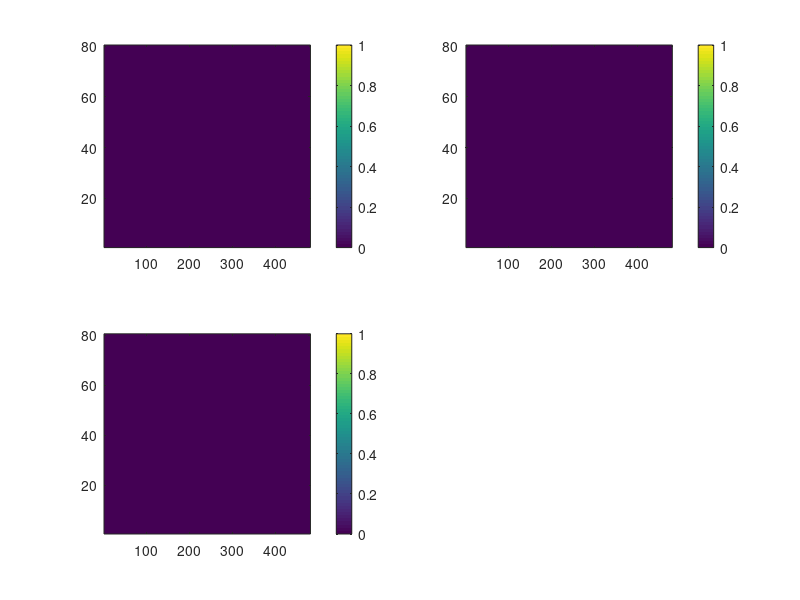

The MATLAB source for this figure: (Note: this script raises an error after producing the figure.)
clear; clc;

% Parameters (audio)
sr = 44100;
filepath = '/MATLAB Drive/.Trash-1000600715/files/sample-12s.mp3';
n_fft = 4096;
hop_length = round(n_fft / 4 * 3);
overlap = n_fft - hop_length;
n_plot_tf = 80;
n_freqs = n_fft / 2 + 1;
f_max_idx = 480;
window = hamming(n_fft);

% Parameters (plot, video)
fps = 1.0;

% Initialize variables
amp = zeros(n_plot_tf, f_max_idx);
random_frequency_idx = randi([1, f_max_idx], 1, 5);
amp4 = cell(1, numel(random_frequency_idx));
vmax = 1.0;
vmin = 0.0;

% Create subplots
figure;
subplot(2, 2, 1);
image1 = imagesc(amp, [vmin, vmax]);
colorbar;
axis xy;

subplot(2, 2, 2);
image2 = imagesc(amp, [vmin, vmax]);
colorbar;
axis xy;

subplot(2, 2, 3);
image3 = imagesc(amp, [vmin, vmax]);
colorbar;
axis xy;

pretime = tic;

% Read and process audio frames
[y, fs] = audioread(filepath);
amp4 = cell(1, numel(random_frequency_idx));
amp_max = 1;

for index = 1:hop_length:(length(y) - n_fft)
    block = y(index:(index + n_fft - 1));
    
    % Compute the Short-Time Fourier Transform (STFT)
    stft_result = spectrogram(block, window, overlap, n_fft, fs);
    
    % Get the relevant frequencies (summing magnitudes of the STFT result)
    relevant_freqs = sum(abs(stft_result(1:f_max_idx, :)), 1);
    
    amp(end, :) = relevant_freqs;

    % Add random noise to selected frequencies
    amp2 = zeros(size(amp));
    for i = 1:numel(random_frequency_idx)
        noise_level = rand(1);
        amp2(:, random_frequency_idx(i)) = noise_level;
    end

    amp2 = amp2 * (vmax / max(amp2(:)));

    amp3 = amp + amp2;

    set(image1, 'CData', amp');
    set(image2, 'CData', amp2');
    set(image3, 'CData', amp3');

    time_diff = toc(pretime);
    fps = 1 / time_diff;
    pretime = tic;

    pause(0.001);

    amp(1:(end - 1), :) = amp(2:end, :);
    for i = 1:numel(random_frequency_idx)
        amp4{i} = [amp4{i}; amp2(:, random_frequency_idx(i))'];
        if max(amp4{i}(:)) > amp_max
            amp4{i} = amp4{i} * (amp_max / max(amp4{i}(:)));
        end
    end
end

% Display the final figure
figure;
imshow(amp4{1}, [vmin, amp_max]);
colorbar;
axis xy;
title('Random Noise 1');

figure;
imshow(amp4{2}, [vmin, amp_max]);
colorbar;
axis xy;
title('Random Noise 2');

% Generating random noise with a constant frequency
duration = length(amp) / sr;
frequency = 440.0;
t = linspace(0, duration, length(amp), 'endpoint', false);
noise = sin(2 * pi * frequency * t);

% Plotting the noise in the second subplot
subplot(2, 2, 4);
plot(t, noise);
title('Random Noise with Constant Frequency');
xlabel('Time (s)');
ylabel('Amplitude');

% Convert the STFT result 'amp3' back to the audio signal
istft_signal = istft(amp4{1}', hamming(n_fft), hop_length, n_fft);

% Save the audio signal to a file
output_filepath = 'output_audio.wav';
audiowrite(output_filepath, istft_signal, fs);

% Optionally, you can also play the audio
sound(istft_signal, fs);

